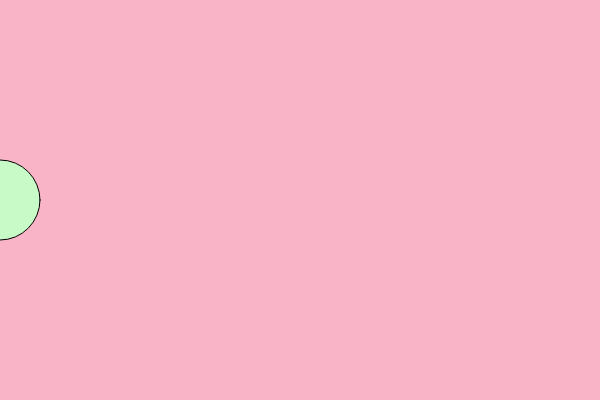
Frame 1 (no input)
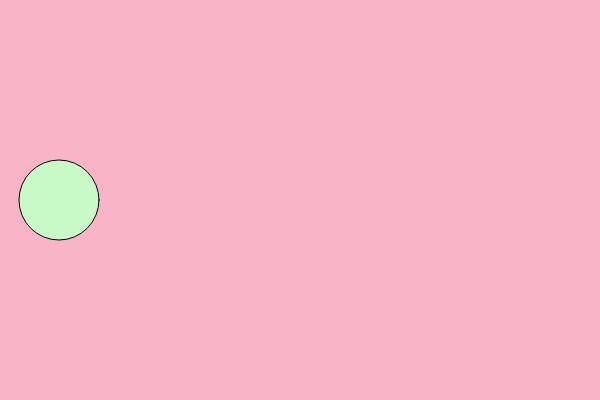
Frame 60 (no input)
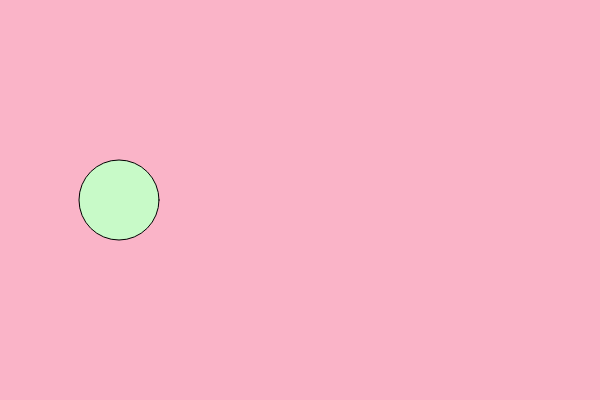
Frame 120 (the mouse pressed at the canvas centre since frame 60)

The p5.js sketch that drew these frames (run headless with seeded random() and noise() and a simulated clock; from frame 60 on, the mouse is pressed at the canvas centre):

// p5.js sketch
// ── sketch.js
 var circleX=0;

function setup() {

	createCanvas(600, 400);
}

function draw() {
	background(250,180,200);

	fill(200,250,200);
	ellipse(circleX,200,80,80);
	circleX += 1;
	if(circleX === 599)
		circleX = 0;
}
